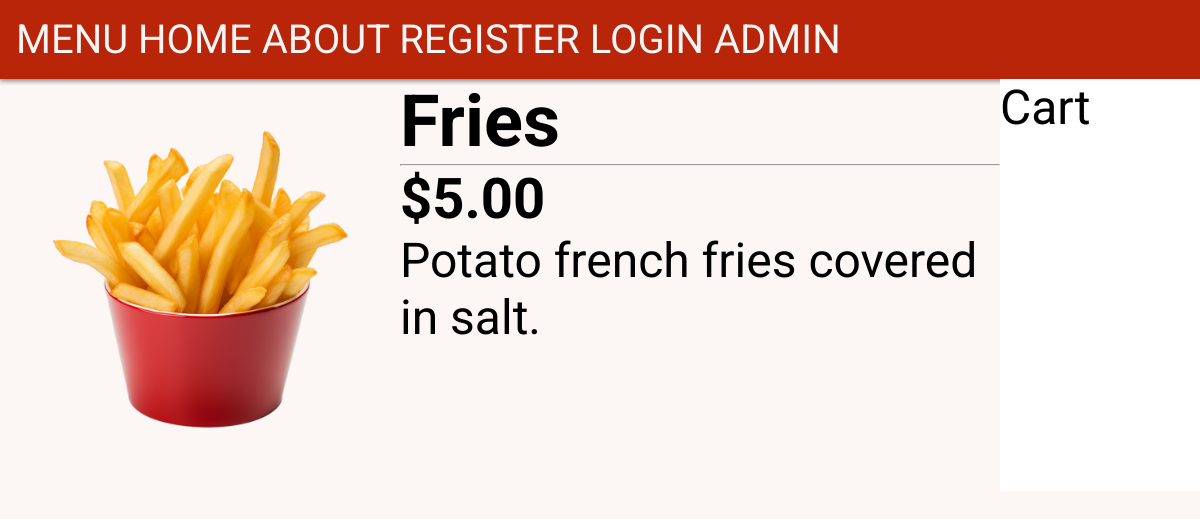
Page /products/fries on the committed database.
### products/models.py (models this page shows, shortened)
class Product(models.Model):
    name = models.CharField(max_length=30)
    slug = models.SlugField()
    price = models.DecimalField(max_digits=4, decimal_places=2)
    description = models.TextField()
    image = models.ImageField(default='fallback.png', blank=True)

### products/views.py (the view)
# urls.py: path('<slug:slug>', views.product_page, name="page")
def product_page(request, slug):
    product = Product.objects.get(slug=slug)
    all = Product.objects.all()
    return render(request, 'products/product.html', {'product': product, 'all': all})

### products/templates/products/product.html (shortened to what this page needs)
{% extends "layout.html" %}
{% block content %}
    <div class="expand-grid">
        <div>
            <img src="{{ product.image.url }}" alt="{{ product.name }}">
        </div>
        <div>
            <h2>{{ product.name }}</h2>
            <hr>
            <h3>${{ product.price }}</h3>
            <p>{{ product.description }}</p>
        </div>
        <div class=cart>
            Cart
        </div>
    </div>
{% endblock %}

### static/css/style.css (style rules this page uses)
* { margin: 0; padding: 0; box-sizing: border-box; }
body { min-height: 100vh; background-color: rgb(252,246,245); color: rgb(0,0,0); font-family: "Roboto", "consolas", sans-serif; font-size: 3rem; }
.quicksearch, .cart { background-color: rgb(255, 255, 255); }
.expand-grid { display: grid; grid-template-columns: 2fr 3fr 1fr; width: 100%; height: 100%; }
img { width: 100%; align-items: center; }

### rows in the picture
Product: image (picture), name "Fries", price "5.00", description "Potato french fries covered in salt."
